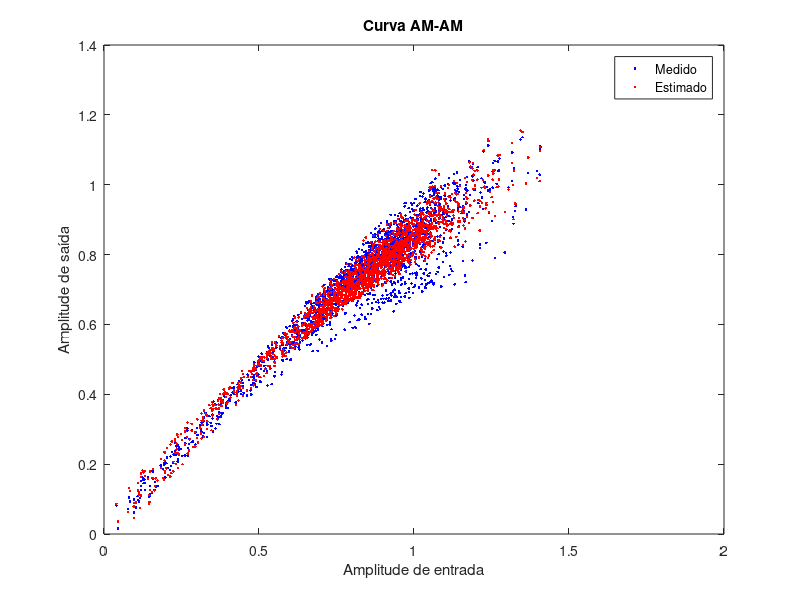
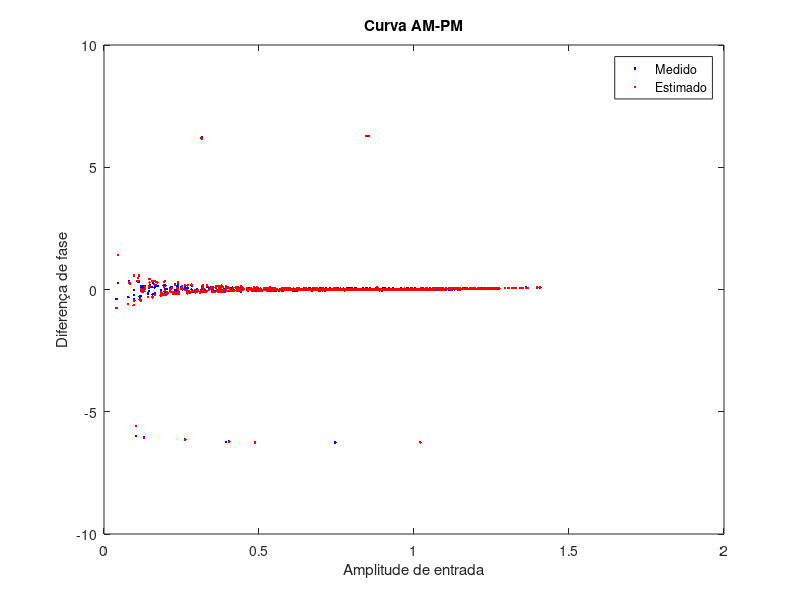

Write the MATLAB code that produced these figures, in order.
load('in_out_SBRT2_direto.mat');

P = 3; 
M = 1;

N = length(in_extraction);

% Matriz de regressão XX para o modelo MP - Sinais de extração
XX = zeros(N, P * (M+1));
for n = 1:N
    col = 1;
    for p = 1:P
        for m = 0:M
            if n-m > 0
                XX(n, col) = abs(in_extraction(n-m))^(2*(p-1)) * in_extraction(n-m);
            else
                XX(n, col) = 0;
            end
            col = col + 1;
        end
    end
end

H = XX \ out_extraction;

% Saída estimada pelo modelo 

N_val = length(in_validation);

% Matriz de regressão XX para o modelo MP - Sinais de de validação
XX_val = zeros(N_val, P * (M+1));
for n = 1:N_val
    col = 1;
    for p = 1:P
        for m = 0:M
            if n-m > 0
                XX_val(n, col) = abs(in_validation(n-m))^(2*(p-1)) * in_validation(n-m);
            else
                XX_val(n, col) = 0;
            end
            col = col + 1;
        end
    end
end

out_est_val = XX_val * H;

nmse = 10 * log10(sum(abs(out_validation - out_est_val).^2) / sum(abs(out_validation).^2));
disp(['NMSE: ', num2str(nmse), ' dB']);

figure;
plot(abs(in_validation), abs(out_validation), 'b.', 'DisplayName', 'Medido');
hold on;
plot(abs(in_validation), abs(out_est_val), 'r.', 'DisplayName', 'Estimado');
xlabel('Amplitude de entrada');
ylabel('Amplitude de saída');
legend;
title('Curva AM-AM');

figure;
plot(abs(in_validation), angle(out_validation) - angle(in_validation), 'b.', 'DisplayName', 'Medido');
hold on;
plot(abs(in_validation), angle(out_est_val) - angle(in_validation), 'r.', 'DisplayName', 'Estimado');
xlabel('Amplitude de entrada');
ylabel('Diferença de fase');
legend;
title('Curva AM-PM');